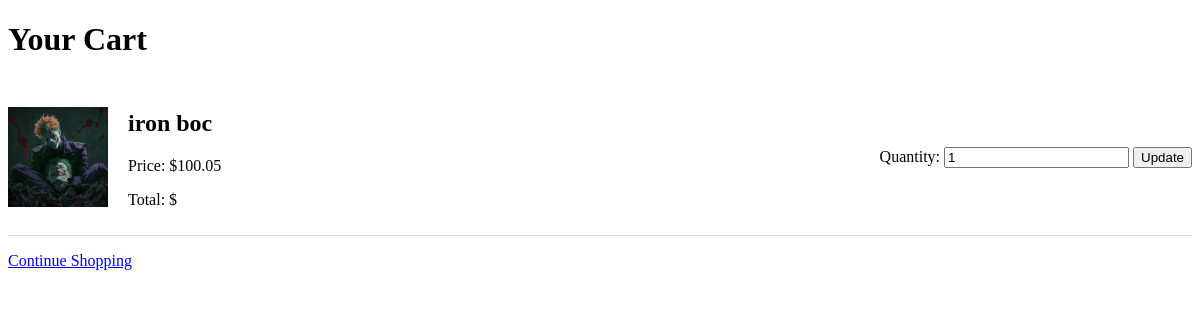
The app's page /cart/ (signed in) with its own data.
### app/models.py (models this page shows, shortened)
class CartItem(models.Model):
    cart = models.ForeignKey(Cart, on_delete=models.CASCADE)
    product = models.ForeignKey(Product, on_delete=models.CASCADE)
    quantity = models.PositiveIntegerField(default=1)

class Product(models.Model):
    name = models.CharField(max_length=255)
    description = models.TextField()
    price = models.DecimalField(max_digits=10, decimal_places=2)
    category = models.ForeignKey(Category, on_delete=models.CASCADE)
    created_at = models.DateTimeField(auto_now_add=True)
    image = models.ImageField(upload_to='product_images/', null=True, blank=True)

### app/views.py (the view)
# urls.py: path('cart/',view_cart, name='view_cart'),
@login_required
def view_cart(request):
    cart = Cart.objects.get(user=request.user)
    cart_items = CartItem.objects.filter(cart=cart)
    return render(request, 'cart.html', {'cart_items': cart_items})

### templates/cart.html (shortened to what this page needs)
<!DOCTYPE html>
<html>
<head>
</head>
<body>
    <h1>Your Cart</h1>
    <ul class="cart-items">
        {% for item in cart_items %}
            <li>
                {% if item.product.image %}
                    <img src="{{ item.product.image.url }}" alt="{{ item.product.name }}">
                {% endif %}
                <div class="cart-item-details">
                    <h2>{{ item.product.name }}</h2>
                    <p>Price: ${{ item.product.price }}</p>
                    <p>Total: ${{ item.total_price }}</p>
                </div>
                <div class="cart-item-actions">
                    <form method="POST" action="{% url 'update_cart_item' item.id %}">
                        <label for="quantity_{{ item.id }}">Quantity:</label>
                        <input type="number" id="quantity_{{ item.id }}" name="quantity" value="{{ item.quantity }}" min="0">
                        <button type="submit">Update</button>
                    </form>
                </div>
            </li>
        {% endfor %}
    </ul>
    <a href="{% url 'home' %}">Continue Shopping</a>
</body>
</html>

### templates/cart.html (style rules this page uses)
.cart-items { list-style-type: none; padding: 0; }
.cart-items li { border-bottom: 1px solid #ddd; padding: 10px 0; display: flex; align-items: center; }
.cart-items img { width: 100px; height: auto; margin-right: 20px; }
.cart-item-details { flex-grow: 1; }
.cart-item-actions { text-align: right; }

### records on screen
CartItem: product.image (picture), product.name "iron boc", product.price "100.05", quantity "1"
